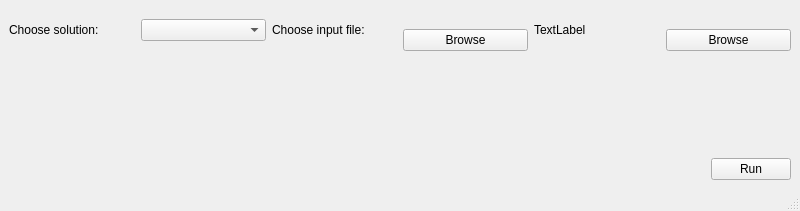
<?xml version="1.0" encoding="UTF-8"?>
<ui version="4.0">
 <class>MainWindow</class>
 <widget class="QMainWindow" name="MainWindow">
  <property name="geometry">
   <rect>
    <x>0</x>
    <y>0</y>
    <width>800</width>
    <height>211</height>
   </rect>
  </property>
  <property name="windowTitle">
   <string>MainWindow</string>
  </property>
  <widget class="QWidget" name="centralwidget">
   <layout class="QVBoxLayout" name="verticalLayout_2">
    <item>
     <layout class="QHBoxLayout" name="horizontalLayout_2" stretch="0,0,0">
      <item>
       <layout class="QHBoxLayout" name="horizontalLayout_3" stretch="0,0">
        <item>
         <widget class="QLabel" name="solutionListLabel">
          <property name="text">
           <string>Choose solution:</string>
          </property>
         </widget>
        </item>
        <item>
         <widget class="QComboBox" name="solutionComboBox"/>
        </item>
       </layout>
      </item>
      <item>
       <layout class="QHBoxLayout" name="horizontalLayout_5" stretch="0,0">
        <item>
         <widget class="QLabel" name="inFileLabel">
          <property name="text">
           <string>Choose input file:</string>
          </property>
         </widget>
        </item>
        <item>
         <layout class="QVBoxLayout" name="verticalLayout" stretch="0,0">
          <item>
           <widget class="QLabel" name="currentInFileLabel">
            <property name="text">
             <string/>
            </property>
           </widget>
          </item>
          <item>
           <widget class="QPushButton" name="browseInFileButton">
            <property name="text">
             <string>Browse</string>
            </property>
           </widget>
          </item>
         </layout>
        </item>
       </layout>
      </item>
      <item>
       <layout class="QHBoxLayout" name="horizontalLayout_6">
        <item>
         <widget class="QLabel" name="label_2">
          <property name="text">
           <string>TextLabel</string>
          </property>
         </widget>
        </item>
        <item>
         <layout class="QVBoxLayout" name="verticalLayout_3">
          <item>
           <widget class="QLabel" name="currentOutFileLabel">
            <property name="text">
             <string/>
            </property>
           </widget>
          </item>
          <item>
           <widget class="QPushButton" name="browseOutFileButton">
            <property name="text">
             <string>Browse</string>
            </property>
           </widget>
          </item>
         </layout>
        </item>
       </layout>
      </item>
     </layout>
    </item>
    <item>
     <spacer name="verticalSpacer">
      <property name="orientation">
       <enum>Qt::Vertical</enum>
      </property>
      <property name="sizeHint" stdset="0">
       <size>
        <width>20</width>
        <height>40</height>
       </size>
      </property>
     </spacer>
    </item>
    <item>
     <layout class="QHBoxLayout" name="horizontalLayout">
      <item>
       <spacer name="horizontalSpacer">
        <property name="orientation">
         <enum>Qt::Horizontal</enum>
        </property>
        <property name="sizeHint" stdset="0">
         <size>
          <width>40</width>
          <height>20</height>
         </size>
        </property>
       </spacer>
      </item>
      <item>
       <widget class="QPushButton" name="runButton">
        <property name="text">
         <string>Run</string>
        </property>
       </widget>
      </item>
     </layout>
    </item>
   </layout>
  </widget>
  <widget class="QMenuBar" name="menubar">
   <property name="geometry">
    <rect>
     <x>0</x>
     <y>0</y>
     <width>800</width>
     <height>20</height>
    </rect>
   </property>
  </widget>
  <widget class="QStatusBar" name="statusbar"/>
 </widget>
 <resources/>
 <connections/>
</ui>
